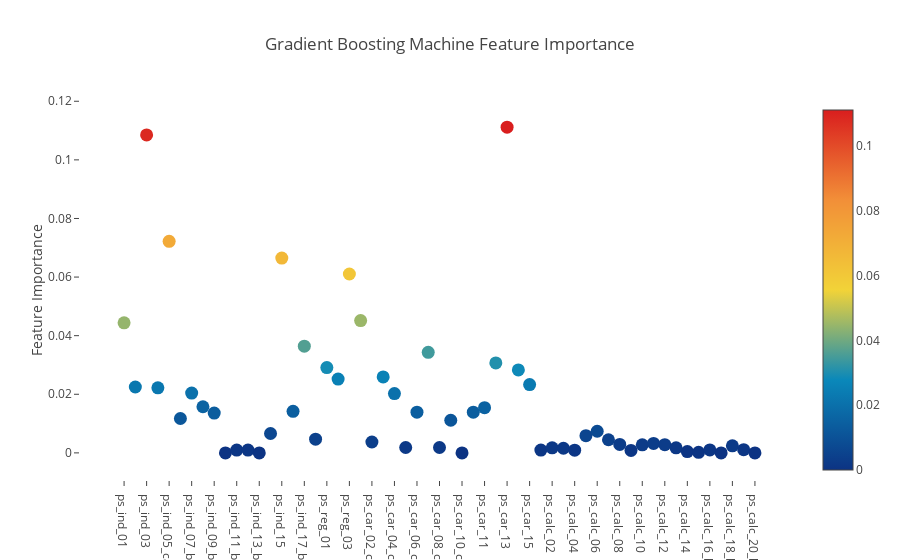

Notebook code cell kept with this figure:
### Code cell
# Scatter plot 
trace = go.Scatter(
    y = gb.feature_importances_,
    x = features,
    mode='markers',
    marker=dict(
        sizemode = 'diameter',
        sizeref = 1,
        size = 13,
        #size= rf.feature_importances_,
        #color = np.random.randn(500), #set color equal to a variable
        color = gb.feature_importances_,
        colorscale='Portland',
        showscale=True
    ),
    text = features
)
data = [trace]

layout= go.Layout(
    autosize= True,
    title= 'Gradient Boosting Machine Feature Importance',
    hovermode= 'closest',
     xaxis= dict(
         ticklen= 5,
         showgrid=False,
        zeroline=False,
        showline=False
     ),
    yaxis=dict(
        title= 'Feature Importance',
        showgrid=False,
        zeroline=False,
        ticklen= 5,
        gridwidth= 2
    ),
    showlegend= False
)
fig = go.Figure(data=data, layout=layout)
py.iplot(fig,filename='scatter2010')

### Figure 1 — Plotly figure (JSON) as saved in the notebook; plotly's stock layout.template omitted (floating-point values rounded to 4 significant figures)
{"data": [{"marker": {"color": [0.04439, 0.02249, 0.1085, 0.02222, 0.07221, 0.01174, 0.0204, 0.01574, 0.01358, 0, 0.0009713, 0.0009613, 0, 0.006609, 0.06647, 0.01417, 0.03643, 0.004676, 0.02913, 0.0252, 0.06106, 0.04514, 0.003714, 0.02591, 0.02022, 0.001841, 0.0139, 0.0343, 0.001836, 0.01114, 0, 0.01388, 0.01544, 0.03071, 0.1112, 0.02832, 0.0233, 0.0009533, 0.001727, 0.001583, 0.0009368, 0.005875, 0.007374, 0.004482, 0.002875, 0.0008267, 0.002761, 0.003223, 0.002807, 0.001718, 0.0004309, 0.0001741, 0.001013, 0, 0.002391, 0.001081, 0], "colorscale": "Portland", "showscale": true, "size": 13, "sizemode": "diameter", "sizeref": 1}, "mode": "markers", "text": ["ps_ind_01", "ps_ind_02_cat", "ps_ind_03", "ps_ind_04_cat", "ps_ind_05_cat", "ps_ind_06_bin", "ps_ind_07_bin", "ps_ind_08_bin", "ps_ind_09_bin", "ps_ind_10_bin", "ps_ind_11_bin", "ps_ind_12_bin", "ps_ind_13_bin", "ps_ind_14", "ps_ind_15", "ps_ind_16_bin", "ps_ind_17_bin", "ps_ind_18_bin", "ps_reg_01", "ps_reg_02", "ps_reg_03", "ps_car_01_cat", "ps_car_02_cat", "ps_car_03_cat", "ps_car_04_cat", "ps_car_05_cat", "ps_car_06_cat", "ps_car_07_cat", "ps_car_08_cat", "ps_car_09_cat", "ps_car_10_cat", "ps_car_11_cat", "ps_car_11", "ps_car_12", "ps_car_13", "ps_car_14", "ps_car_15", "ps_calc_01", "ps_calc_02", "ps_calc_03", "ps_calc_04", "ps_calc_05", "ps_calc_06", "ps_calc_07", "ps_calc_08", "ps_calc_09", "ps_calc_10", "ps_calc_11", "ps_calc_12", "ps_calc_13", "ps_calc_14", "ps_calc_15_bin", "ps_calc_16_bin", "ps_calc_17_bin", "ps_calc_18_bin", "ps_calc_19_bin", "ps_calc_20_bin"], "type": "scatter", "uid": "65ad47ba-8cc7-11e8-930a-88e9fe7571d0", "x": ["ps_ind_01", "ps_ind_02_cat", "ps_ind_03", "ps_ind_04_cat", "ps_ind_05_cat", "ps_ind_06_bin", "ps_ind_07_bin", "ps_ind_08_bin", "ps_ind_09_bin", "ps_ind_10_bin", "ps_ind_11_bin", "ps_ind_12_bin", "ps_ind_13_bin", "ps_ind_14", "ps_ind_15", "ps_ind_16_bin", "ps_ind_17_bin", "ps_ind_18_bin", "ps_reg_01", "ps_reg_02", "ps_reg_03", "ps_car_01_cat", "ps_car_02_cat", "ps_car_03_cat", "ps_car_04_cat", "ps_car_05_cat", "ps_car_06_cat", "ps_car_07_cat", "ps_car_08_cat", "ps_car_09_cat", "ps_car_10_cat", "ps_car_11_cat", "ps_car_11", "ps_car_12", "ps_car_13", "ps_car_14", "ps_car_15", "ps_calc_01", "ps_calc_02", "ps_calc_03", "ps_calc_04", "ps_calc_05", "ps_calc_06", "ps_calc_07", "ps_calc_08", "ps_calc_09", "ps_calc_10", "ps_calc_11", "ps_calc_12", "ps_calc_13", "ps_calc_14", "ps_calc_15_bin", "ps_calc_16_bin", "ps_calc_17_bin", "ps_calc_18_bin", "ps_calc_19_bin", "ps_calc_20_bin"], "y": [0.04439, 0.02249, 0.1085, 0.02222, 0.07221, 0.01174, 0.0204, 0.01574, 0.01358, 0, 0.0009713, 0.0009613, 0, 0.006609, 0.06647, 0.01417, 0.03643, 0.004676, 0.02913, 0.0252, 0.06106, 0.04514, 0.003714, 0.02591, 0.02022, 0.001841, 0.0139, 0.0343, 0.001836, 0.01114, 0, 0.01388, 0.01544, 0.03071, 0.1112, 0.02832, 0.0233, 0.0009533, 0.001727, 0.001583, 0.0009368, 0.005875, 0.007374, 0.004482, 0.002875, 0.0008267, 0.002761, 0.003223, 0.002807, 0.001718, 0.0004309, 0.0001741, 0.001013, 0, 0.002391, 0.001081, 0]}], "layout": {"autosize": true, "hovermode": "closest", "showlegend": false, "title": "Gradient Boosting Machine Feature Importance", "xaxis": {"showgrid": false, "showline": false, "ticklen": 5, "zeroline": false}, "yaxis": {"gridwidth": 2, "showgrid": false, "ticklen": 5, "title": "Feature Importance", "zeroline": false}}}
